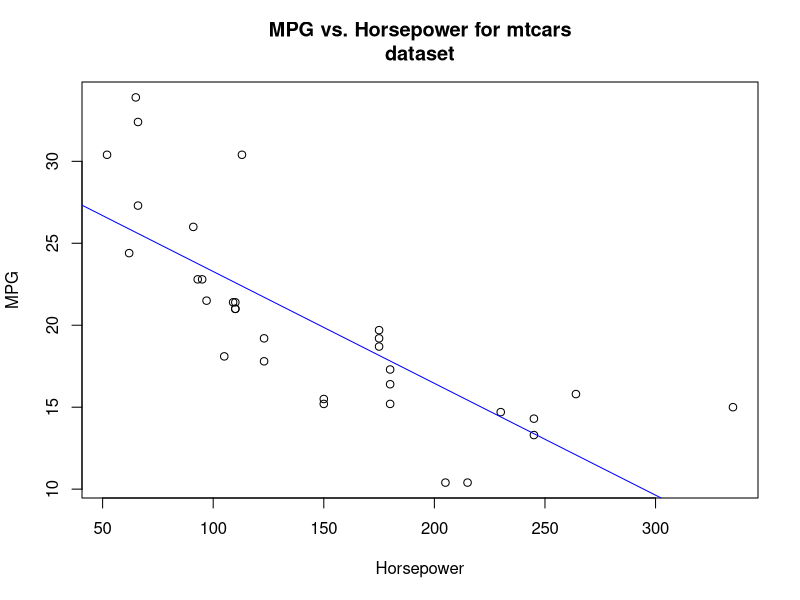

Recreate this plot in R.
# In this script we're avoiding loading any additional packages - we're going base R all the way!

# Let's examine whether fuel economy is predicted by horsepower
plot(mtcars$hp, mtcars$mpg, main = "MPG vs. Horsepower for mtcars\ndataset", xlab = "Horsepower", ylab = "MPG")
abline(lm(mtcars$mpg ~ mtcars$hp), col = "blue")

summary(lm(mtcars$mpg ~ mtcars$hp))
